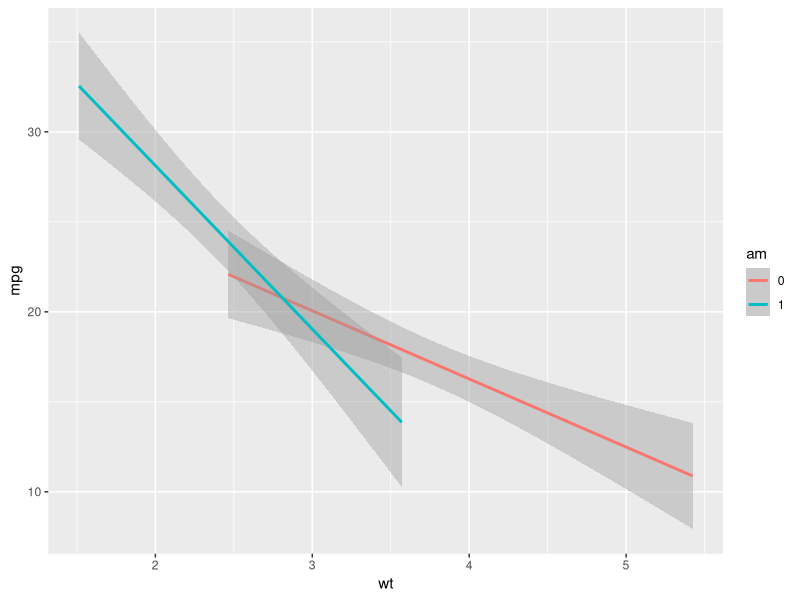

The R source for this figure:
library(ggplot2)

mtcars$am <- factor(mtcars$am)
my_plot <- ggplot(mtcars, aes(x = wt, y = mpg, col = am)) + geom_smooth(method = 'lm')
